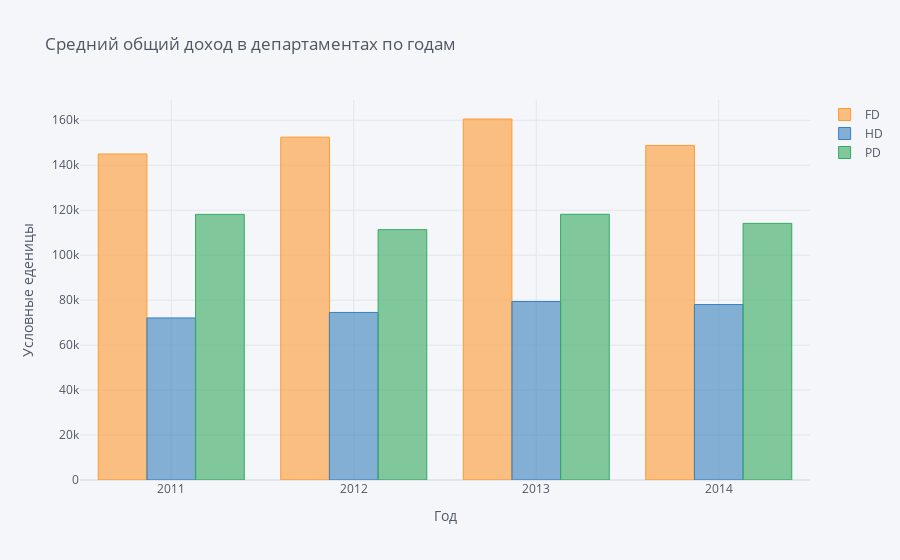

Source (notebook cell):
### Markdown cell above
При анализе 3-х графиков выше, можно существенные изменения в максимальных зарплатах по департамента полииции и здравоохранения, а пожарный департамент с минимальным изменениями в данных показателях.

### Code cell
#Средний общий доход в департаментах по годам
mean_tp = data.pivot_table(index='Year', values = 'TotalPay', columns='flag', aggfunc='mean' )
mean_tp.iplot(kind = 'bar', title="Средний общий доход в департаментах по годам", 
                                                                         xaxis_title="Год",
                                                                         yaxis_title="Условные еденицы")

### Figure 1 — Plotly figure (JSON) as saved in the notebook; plotly's stock layout.template omitted (floating-point values rounded to 4 significant figures)
{"data": [{"marker": {"color": "rgba(255, 153, 51, 0.6)", "line": {"color": "rgba(255, 153, 51, 1.0)", "width": 1}}, "name": "FD", "orientation": "v", "text": "", "type": "bar", "x": [2011, 2012, 2013, 2014], "y": [145000.0, 152500.0, 160600.0, 148800.0]}, {"marker": {"color": "rgba(55, 128, 191, 0.6)", "line": {"color": "rgba(55, 128, 191, 1.0)", "width": 1}}, "name": "HD", "orientation": "v", "text": "", "type": "bar", "x": [2011, 2012, 2013, 2014], "y": [72080.0, 74520.0, 79390.0, 78040.0]}, {"marker": {"color": "rgba(50, 171, 96, 0.6)", "line": {"color": "rgba(50, 171, 96, 1.0)", "width": 1}}, "name": "PD", "orientation": "v", "text": "", "type": "bar", "x": [2011, 2012, 2013, 2014], "y": [118100.0, 111300.0, 118200.0, 114100.0]}], "layout": {"legend": {"bgcolor": "#F5F6F9", "font": {"color": "#4D5663"}}, "paper_bgcolor": "#F5F6F9", "plot_bgcolor": "#F5F6F9", "title": {"font": {"color": "#4D5663"}, "text": "Средний общий доход в департаментах по годам"}, "xaxis": {"gridcolor": "#E1E5ED", "showgrid": true, "tickfont": {"color": "#4D5663"}, "title": {"font": {"color": "#4D5663"}, "text": "Год"}, "zerolinecolor": "#E1E5ED"}, "yaxis": {"gridcolor": "#E1E5ED", "showgrid": true, "tickfont": {"color": "#4D5663"}, "title": {"font": {"color": "#4D5663"}, "text": "Условные еденицы"}, "zerolinecolor": "#E1E5ED"}}}
